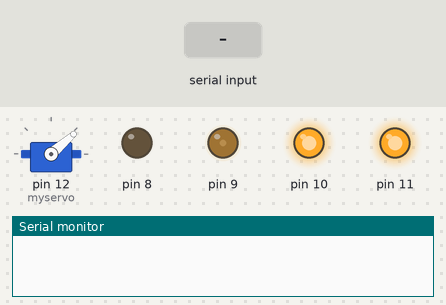
Simulated run of this sketch. Board: Arduino Uno, built with avr-gcc and run on an emulated ATmega328P. On the bench: servo, output pins drawn as LEDs (lit = HIGH), the last lines printed to the serial monitor. The test bench sets the inputs (shaded band).

Above: at 1.2 s.
1.3 s: byte 30 received over Serial
At 2.0 s:
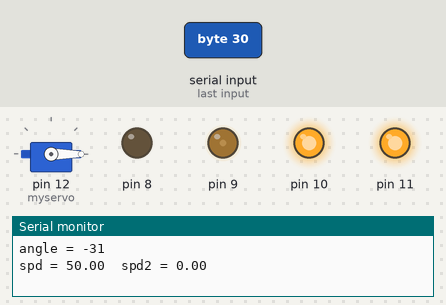
2.8 s: byte 90 received over Serial
At 3.1 s:
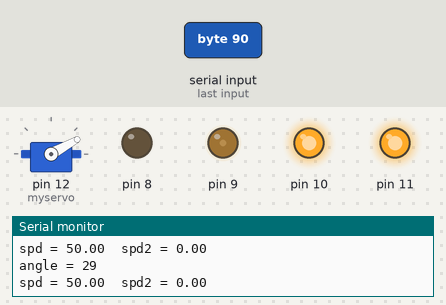
Timing chart, 0 to 5.8 s (numbered marks = the images above; inputs shaded):
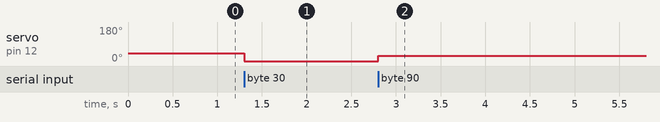

Measured:
- after the input at 1.3 s, servo on pin 12 (myservo): 41° → 0° at once
- after the input at 2.8 s, servo on pin 12 (myservo): 0° → 29° at once

The sketch:

tortal.ino
```cpp
#include <Servo.h>
Servo myservo;
int rgtecho = A0;        //오른쪽 초음파센서
int rgttrig = A1;
int lftecho = A2;        //왼쪽 초음파센서
int lfttrig = A3;
int mtecho = A4;         //정면 초음파센서
int mttrig = A5;
int p = 41;       //서보모터 각도
float spd = 50;   //전진 모터 속도
float spd2 = 0;  //후진 모터 속도
int rasp = 0;    //라즈베리 주행
int raspr = 0;

void setup() {
  Serial.begin(9600);
  pinMode(rgttrig, OUTPUT);
  pinMode(rgtecho, INPUT);
  pinMode(lfttrig, OUTPUT);
  pinMode(lftecho, INPUT);
  pinMode(mttrig, OUTPUT);
  pinMode(mtecho, INPUT);
  pinMode(8, OUTPUT);      //우회전 세기를 pwm 방식으로 제어
  pinMode(9, OUTPUT);      //좌회전 세기르 pwm 방식으로 제어
  pinMode(10, OUTPUT);      //HIGH 주면 좌회전 가능
  pinMode(11, OUTPUT);      //HIGH 주면 우회전 가능
  digitalWrite(10, HIGH);
  digitalWrite(11, HIGH);
  myservo.attach(12);
  myservo.write(p);


  analogWrite(8, spd2);
  analogWrite(9, spd);      //모터 속도 200rpm

}


void loop() {
  /*digitalWrite(rgttrig, HIGH);                   //오른쪽 초음파센서 거리
  delayMicroseconds(10);
  digitalWrite(rgttrig, LOW);
  int rdist = pulseIn(rgtecho, HIGH)*17/1000;
  digitalWrite(lfttrig, HIGH);                  //왼쪽 초음파센서
  delayMicroseconds(10);
  digitalWrite(lfttrig, LOW);
  int ldist = pulseIn(lftecho, HIGH)*17/1000;
  digitalWrite(mttrig, HIGH);                   //정면 초음파센서
  delayMicroseconds(10);
  digitalWrite(mttrig, LOW);
  int dist = pulseIn(mtecho, HIGH)*17/1000;*/

  if(Serial.available()){

    int raspr = Serial.read();   //라즈베리파이에서 읽어오는 값

    rasp = raspr - 61;


    if(rasp == 0) {
      rasp = p;
    }

    if(rasp != 53) {
      p = rasp;
    }
    myservo.write(p);    //라즈베리파이에서 읽어온 값을 서보모터로


  /*
    spd = (spd / 4) * 3;
    spd2 = 0;
    myservo.write(p);
    analogWrite(8, spd2);
    analogWrite(9, spd);    //모터 속도 150rpm

  if(rdist < 7){      // 오른쪽 장애물이 7cm이내로 오면 서보모터 오른쪽 이동 (각도 정면 기준 6도)
    p += 6;
    spd = spd / 3;
    spd2 = 0;
    myservo.write(p);
    analogWrite(8, spd2);
    analogWrite(9, spd);      //모터 속도 90rpm
  }
  if(ldist < 7){      // 왼쪽 장애물이 7cm이내로 오면 서보모터 왼쪽 이동   (각도 정면 기준 -6도)
    p -= 6;
    spd = spd / 3;
    spd2 = 0;
    myservo.write(p);
    analogWrite(8, spd2);
    analogWrite(9, spd);   //모터 속도 90rpm
  }
  if((ldist < 7) && (rdist < 7)){      // 양쪽이 모두 7cm 이내일 때
    if(ldist < rdist){                   // 왼쪽이 오른쪽보다 더 가까이 있으면 서보모터 왼쪽으로 이동   (각도 정면 기준 -6도)
      p -= 6;
      spd = spd / 3;
      spd2 = 0;
      myservo.write(p);
      analogWrite(8, spd2);
      analogWrite(9, spd);       //모터 속도 90rpm
    }
    if(rdist < ldist){                  // 오른쪽이 왼쪽보다 더 가까이 있으면 서보모터 오른쪽으로 이동    (각도 정면 기준 6도)
      p += 6;
      spd = spd / 3;
      spd2 = 0;
      myservo.write(p);
      analogWrite(8, spd2);
      analogWrite(9, spd);        //모터 속도 90rpm
    }
    if(rdist == ldist){                //7cm 이내 양쪽 거리 같으면 정면(각도 정면)
    p = 41;
    spd = spd / 2;
    spd2 = 0;
    analogWrite(8, spd2);
    analogWrite(9, spd);        //모터 속도 90rpm
  }

  if(dist < 7){       //정면에 7cm 이내에 장애물
    spd = 0;
    spd2 = 117;
    analogWrite(9, spd);
    analogWrite(8, spd2);     // 후진 117rpm
  }

  Serial.print("left = ");      //시리얼모니터에 보이게 함
  Serial.print(ldist);
  Serial.print("  right = ");
  Serial.println(rdist);*/
  Serial.print("angle = ");
  Serial.println(p);
  //Serial.print("dist = ");
  //Serial.println(dist);
  Serial.print("spd = ");
  Serial.print(spd);
  Serial.print("  spd2 = ");
  Serial.println(spd2);
  Serial.print("\n");

  if (rasp == 53) {
    spd = 0;

  }

  else {
    spd = 50;
  }

  spd2 = 0;

  analogWrite(8, spd2);
  analogWrite(9, spd);      //모터 속도 200rpm
  }

}
```
